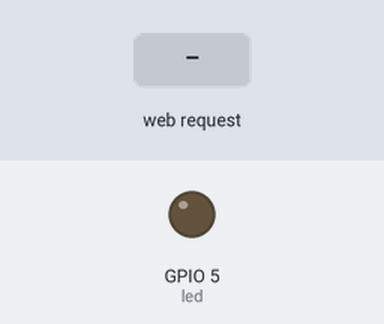
A sketch run on a simulated ESP8266 (NodeMCU). Shown: output pins drawn as LEDs (lit = HIGH). The inputs (shaded band) are chosen by the test bench. WiFi joins after 1.5 s; servers stay silent unless stated; what the sketch prints to the serial monitor is not drawn.

Above: at 2.7 s.
2.8 s: HTTP request GET /open received
At 2.85 s:
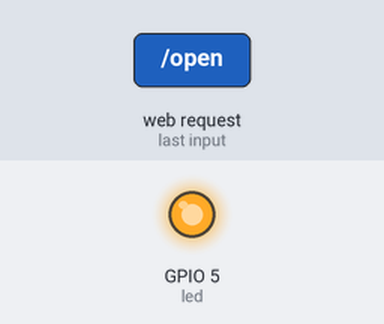
Timing chart, 0 to 5.8 s (numbered marks = the images above; inputs shaded):
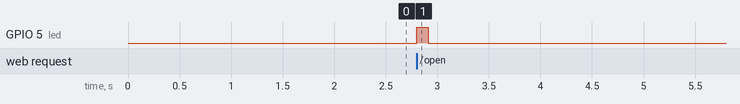

The sketch:

Garage.ino
```cpp
#include <ESP8266WiFi.h>

String header = "HTTP/1.1 200 OK\r\nContent-Type: text/html\r\n\r\n"; //To show the device that we have connected

String html = R"=====(
<!DOCTYPE html>
<html>

<head>
    <meta name='viewport' content='width=device-width, initial-scale=1.0' />
    <meta charset='utf-8'>
    <title>Led Control</title>
</head>

<style>
    body {
        background-color: skyblue;
    }

    #LED_button {
        background-color: tomato;
        color: white;
        padding: 20px;
        text-align: center;
        text-decoration: none;
        display: inline-block;
        font-size: 60px;
        margin: 2px 2px;
        border-radius: 40px;
        border: 4px solid black;
    }
</style>

<script>
    function garage() {
        var ajaxRequest = null;
        if (window.XMLHttpRequest) {
            ajaxRequest = new XMLHttpRequest();
        } else {
            ajaxRequest = new ActiveXObject("Microsoft.XMLHTTP");
        }

        if (!ajaxRequest) {
            alert("AJAX is not supported.");
            return;
        }
        ajaxRequest.open("GET", "open", true);
        ajaxRequest.onreadstatechange = function() {
            if (ajaxRequest.readState == 4 && ajaxRequest.status == 200) {
                var ajaxRequest = ajaxRequest.responseText;
            }
        }
        ajaxRequest.send();
    }
</script>

<body>
    <input type="button" id="LED_button" onclick="garage()" value="Garage Button!" />
</body>

</html>
)=====";

char ssid[] = "Mahmood-WiFi";
char pass[] = "Hamdan.6171@@@@";

String request = "";
int led = 5;

WiFiServer server(80);

void setup() {
    pinMode(led, OUTPUT);
    digitalWrite(led, LOW);
    Serial.begin(115200);
        Serial.println();
Serial.println(ssid);
    WiFi.begin(ssid, pass);
        while (WiFi.status() != WL_CONNECTED)
    {
        Serial.print(".");
        delay(500);
    }
        Serial.print(WiFi.localIP());
            server.begin();
    Serial.println("Server started");

}

void loop() {

    WiFiClient client = server.available();
    if (!client){
      return;
      }
      request = client.readStringUntil('\r');
      Serial.println(request);
      if (request.indexOf("open")>0) {
        digitalWrite(led, HIGH);
        delay(110);
        digitalWrite(led, LOW);
        delay(5);
       }
          else {
                client.flush();
                client.print(header);
                client.print(html);
                delay(5);
            }
}
```

Measured:
- after the input at 2.8 s, GPIO 5 (led): LOW → HIGH at once, → LOW 0.11 s later
